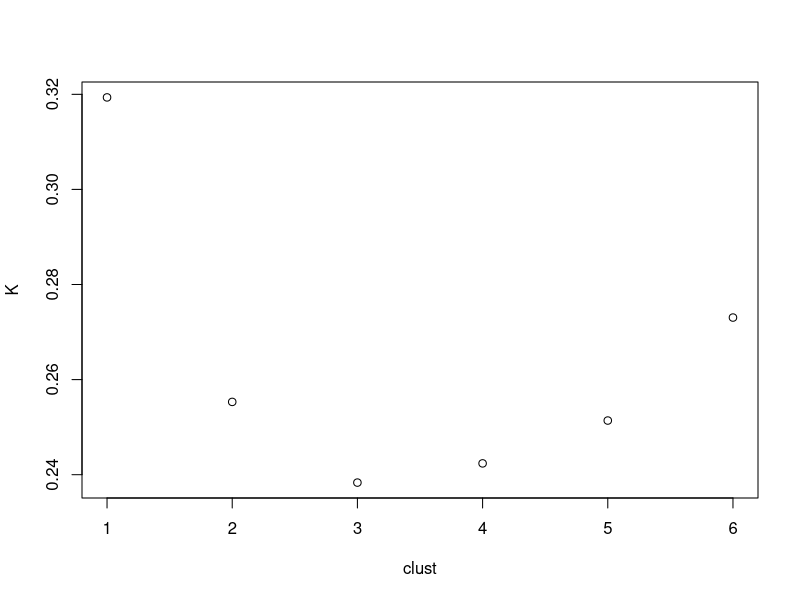
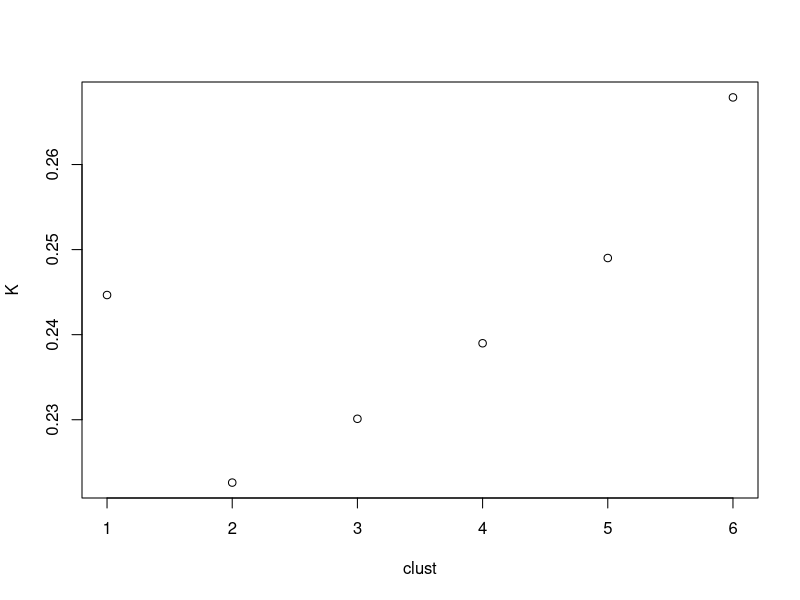
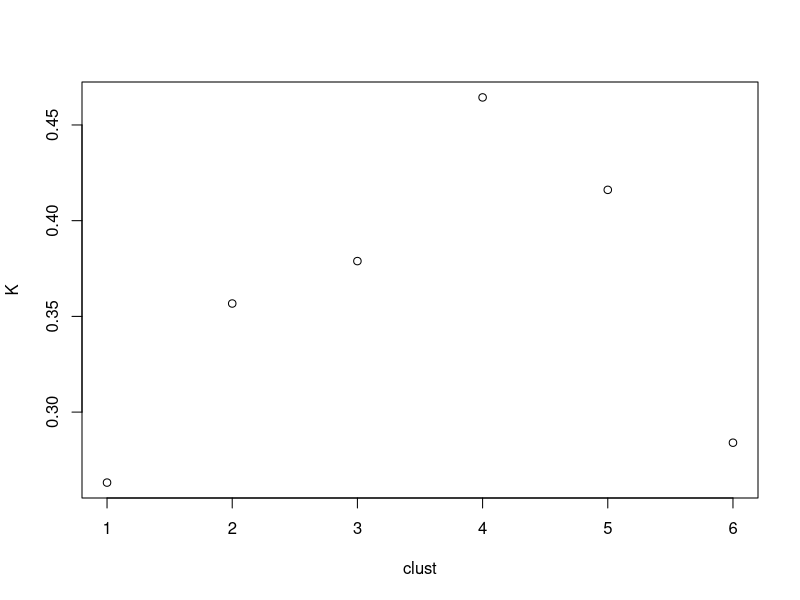
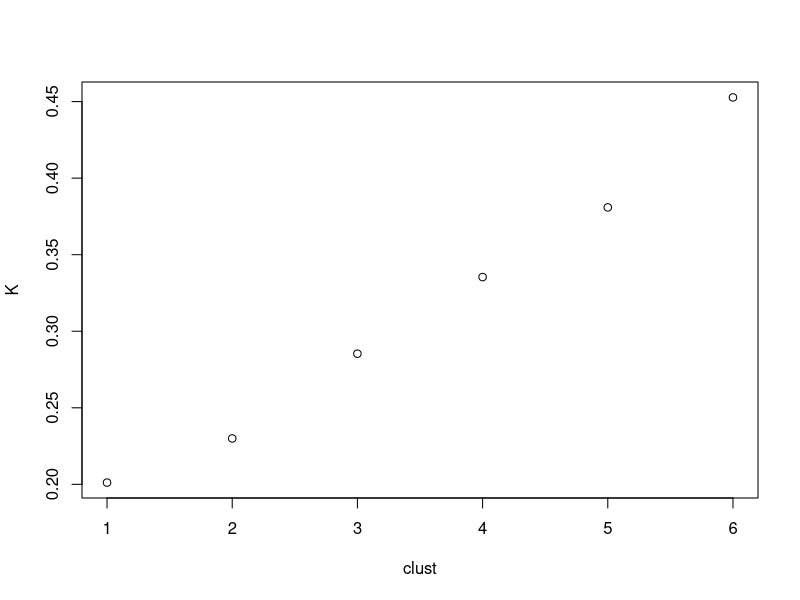
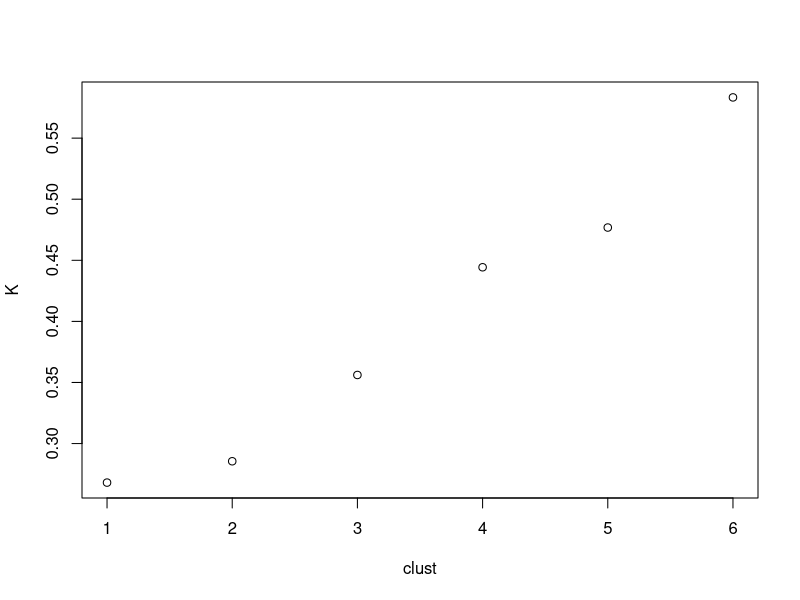
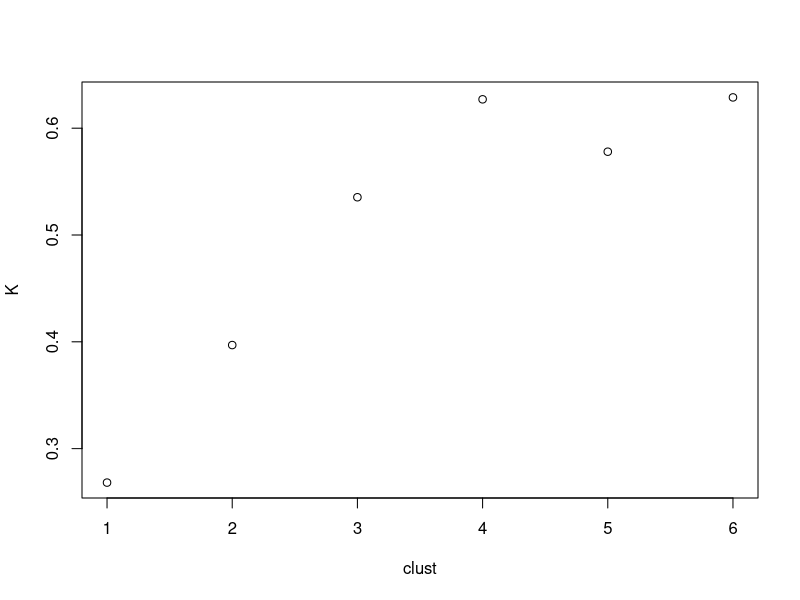
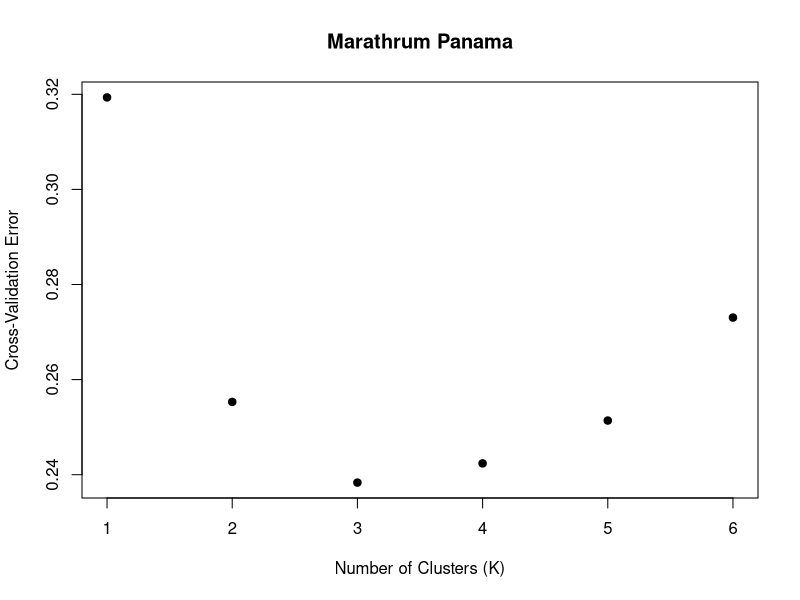
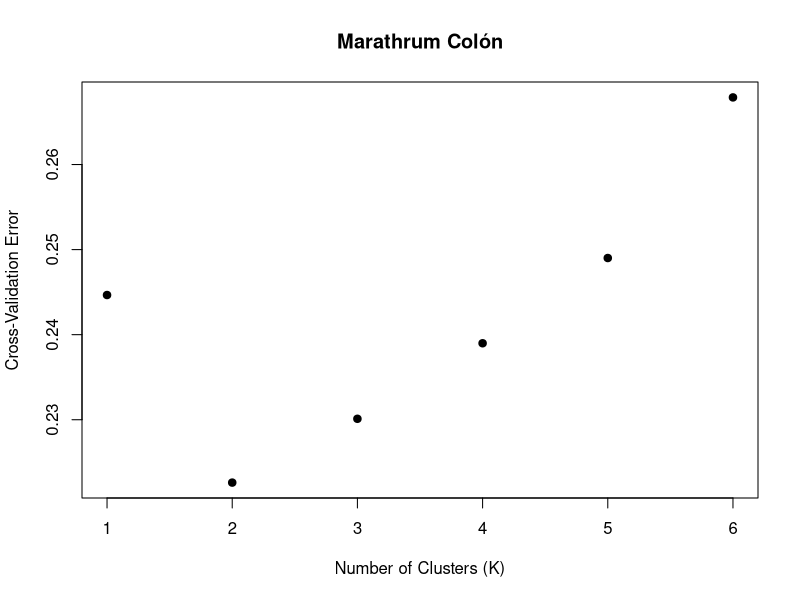

Source code (R) for these figures, in order:
##Admixture results K values
setwd("~/Bedoya Dropbox/Bedoya_Research_Group/River_phylogeography/")
## Marathrum_Panama
K<-c(0.31935, 0.25531, 0.23834, 0.24238, 0.25139, 0.27305)
clust<-c(1,2,3,4,5,6)
data <- data.frame(clust, K)
data
plot(data)

pdf("cv_error_plot_Marathrum_Panama.pdf", width = 6, height = 5)

plot(data$clust, data$K, type = "p", pch = 19, col = "black",
     xlab = "Number of Clusters (K)", ylab = "Cross-Validation Error",
     main = "Marathrum Panama")

dev.off()
#K=3

## Marathrum Colon
K<-c(0.24466, 0.22261, 0.23011, 0.23899, 0.24901, 0.26789)
clust<-c(1,2,3,4,5,6)
data <- data.frame(clust, K)
data
plot(data)

pdf("cv_error_plot_Marathrum_Colon.pdf", width = 6, height = 5)
plot(data$clust, data$K, type = "p", pch = 19, col = "black",
     xlab = "Number of Clusters (K)", ylab = "Cross-Validation Error",
     main = "Marathrum Colón")
dev.off()
#K=2

## Marathrum Chiriqui
K<-c(0.26318, 0.35673, 0.37889, 0.46440, 0.41611, 0.28402)
clust<-c(1,2,3,4,5,6)
data <- data.frame(clust, K)
data
plot(data)

pdf("cv_error_plot_Marathrum_Chiriqui.pdf", width = 6, height = 5)
plot(data$clust, data$K, type = "p", pch = 19, col = "black",
     xlab = "Number of Clusters (K)", ylab = "Cross-Validation Error",
     main = "Marathrum Chiriquí")
dev.off()
#K=1, 6 (higher CV)

## Marathrum Diego
K<-c(0.20114, 0.22998, 0.28534, 0.33538, 0.38091, 0.45274)
clust<-c(1,2,3,4,5,6)
data <- data.frame(clust, K)
data
plot(data)

pdf("cv_error_plot_Marathrum_Diego.pdf", width = 6, height = 5)
plot(data$clust, data$K, type = "p", pch = 19, col = "black",
     xlab = "Number of Clusters (K)", ylab = "Cross-Validation Error",
     main = "Marathrum Diego River")
dev.off()
#K=1

## Marathrum Aguacate
K<-c(0.26805, 0.28551, 0.35614, 0.44430, 0.47682, 0.58333)
clust<-c(1,2,3,4,5,6)
data <- data.frame(clust, K)
data
plot(data)

pdf("cv_error_plot_Marathrum_Aguacate.pdf", width = 6, height = 5)
plot(data$clust, data$K, type = "p", pch = 19, col = "black",
     xlab = "Number of Clusters (K)", ylab = "Cross-Validation Error",
     main = "Marathrum Aguacate River")
dev.off()
#K=1-2

## Marathrum Cocle Norte
K<-c(0.26820, 0.39696, 0.53535, 0.62703, 0.57799, 0.62882)
clust<-c(1,2,3,4,5,6)
data <- data.frame(clust, K)
data
plot(data)

pdf("cv_error_plot_Marathrum_Cocle_Norte.pdf", width = 6, height = 5)
plot(data$clust, data$K, type = "p", pch = 19, col = "black",
     xlab = "Number of Clusters (K)", ylab = "Cross-Validation Error",
     main = "Marathrum Cocle Norte River")
dev.off()
#K=1
